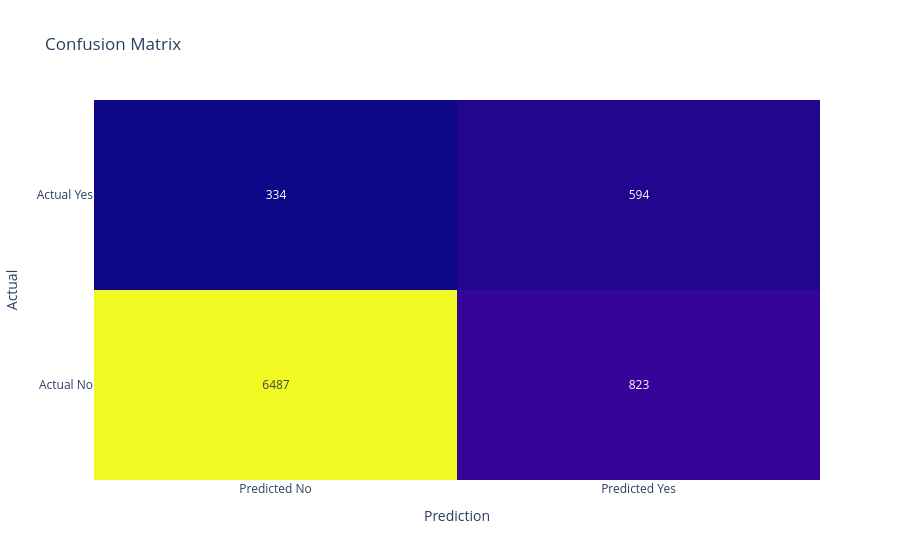

Here is the notebook cell this chart was saved with:
### Markdown cell above
### 12.2 Confusion Matrix

### Code cell
cm = confusion_matrix(y_test, y_test_pred)

fig = go.Figure(
    data=go.Heatmap(
        z=cm,
        x=["Predicted No", "Predicted Yes"],
        y=["Actual No", "Actual Yes"],
        text=cm,
        texttemplate="%{text}",
        showscale=False
    )
)

fig.update_layout(
    title="Confusion Matrix",
    xaxis_title="Prediction",
    yaxis_title="Actual"
)

fig.show()

### Figure 1 — Plotly figure (JSON) as saved in the notebook; plotly's stock layout.template omitted (floating-point values rounded to 4 significant figures)
{"data": [{"showscale": false, "text": [[6487, 823], [334, 594]], "texttemplate": "%{text}", "type": "heatmap", "x": ["Predicted No", "Predicted Yes"], "y": ["Actual No", "Actual Yes"], "z": [[6487, 823], [334, 594]]}], "layout": {"title": {"text": "Confusion Matrix"}, "xaxis": {"title": {"text": "Prediction"}}, "yaxis": {"title": {"text": "Actual"}}}}
